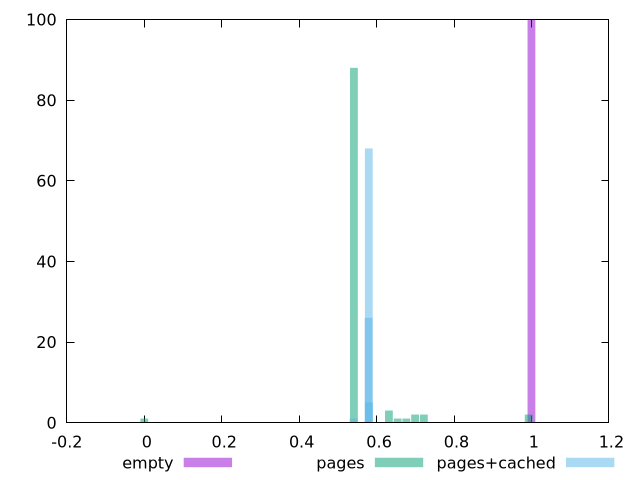

The script that saved this image:
$_empty <<EOF
1 100
EOF
$_pages <<EOF
0.6769744844274261 1
0.5415795875419409 88
0.7221061167225878 2
0 1
0.6995403005750069 2
0.6318428521322643 3
0.9928959104935583 2
0.6544086682798452 1
EOF
$_pagesCached <<EOF
0.5405141542328713 1
0.5799324551263589 68
0.5793746489816398 26
0.5804902612710782 5
EOF
set key outside below
set terminal pngcairo
set output "report_00005_2020-11-02T22-26-11.212Z/uses-rel-preload/uses-rel-preload_empty_pages_pages+cached+hist.png"
set boxwidth 0.02
set style fill transparent solid 0.5 noborder
set yrange [0:100]
plot $_empty title "empty" with boxes ,$_pages title "pages" with boxes ,$_pagesCached title "pages+cached" with boxes ,
